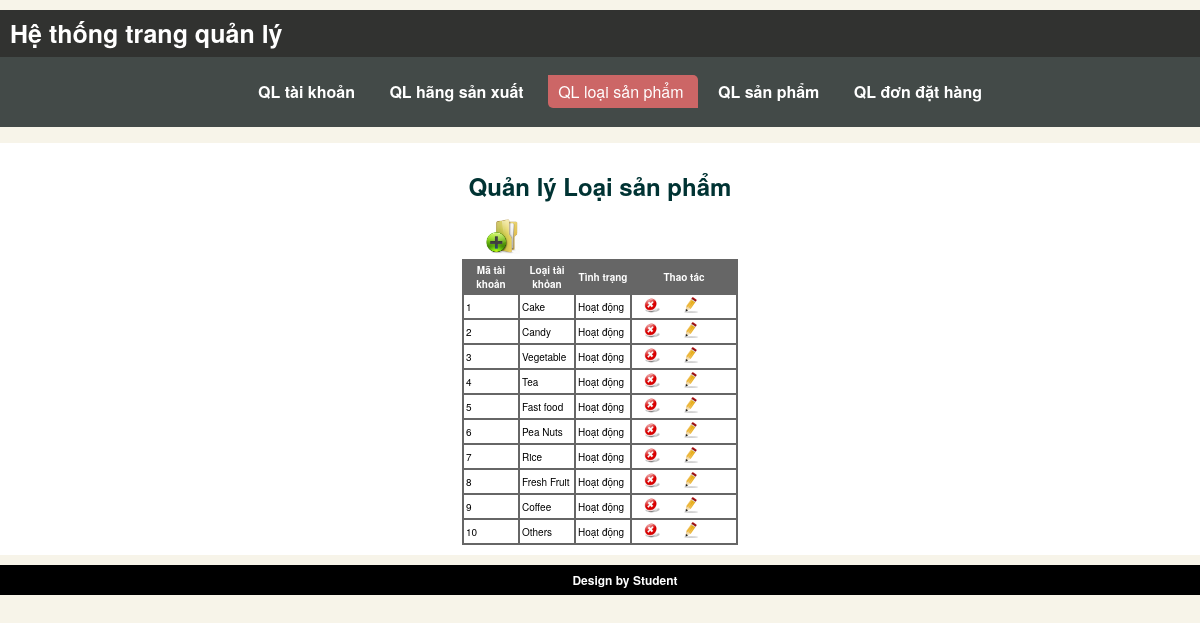
The page /admin/index.php?act=3 (signed in) on the database its author committed.
### tables this page shows
CREATE TABLE IF NOT EXISTS `LoaiSanPham` (
  `MaLoaiSanPham` int(11) NOT NULL AUTO_INCREMENT,
  `TenLoaiSanPham` varchar(64) DEFAULT NULL,
  `BiXoa` tinyint(1) DEFAULT '0',
  PRIMARY KEY (`MaLoaiSanPham`)
);

### db/DB.php (called while the page is built, shortened)
<?php
class DataProvider{
	public static function ExecuteQuery($sql)
	{
		$connection = mysqli_connect('localhost','root','123456789') or
			die ("couldn't connect to localhost");
		mysqli_select_db($connection, 'ecomercial');
		mysqli_query($connection, "set names 'utf8'");
		$result = mysqli_query($connection, $sql);
		return $result;
	}
}
?>

### admin/pages/qlLoaiSanPham/pDanhSach.php (the view)
<div style='margin:auto;width:250px;text-align:left;'>
    <a href="index.php?act=3&sub=4">
        <img src="img/Folder-New-icon.png" width="35" />
    </a>
</div>
<table>
	<tr>
    	<th width="50">Mã tài khoản</th>
        <th width="50">Loại tài khỏan</th>
        <th width="50">Tình trạng</th>
        <th width="100">Thao tác</th>
    </tr>
    <?php
		$sql = "SELECT * FROM LoaiSanPham";
		$bang = DataProvider::ExecuteQuery($sql);
		while($row = mysqli_fetch_array($bang))
		{
			?>
            	<tr>
                   	<td>
                    	<?php echo $row["MaLoaiSanPham"]; ?>
                    </td>
                    <td>
                    	<?php echo $row["TenLoaiSanPham"]; ?>
                    </td>
                    <td>
                    	<?php
							if($row["BiXoa"] == 1)
								echo "Bị xóa";
							else
								echo "Hoạt động";
						?>
                    </td>
                    <td>
                        <a href="index.php?act=3&sub=2&id=<?php echo $row["MaLoaiSanPham"]; ?>">
                        	<?php
								if($row["BiXoa"] == 0)
									echo '<img src="img/icontexto-webdev-cancel-048x048.png" width="16" />';
								else
									echo '<img src="img/icontexto-webdev-ok-048x048.png" width="16" />';
							?>
                        </a>
                        <a href="index.php?act=3&sub=3&id=<?php echo $row['MaLoaiSanPham'];?>">
                            <img src="img/edit-icon.png" width="16">
                        </a>
                    </td>
               	</tr>
            <?php
		}
	?>
</table>

### admin/css/style.css (style rules this page uses)
body { margin:0; background:#F7F4E9; font-family: 'Helvetica Neue', Arial, 'Liberation Sans', FreeSans, sans-serif; }
a { text-decoration:none; padding: 5px 10px; }
#content table { font-size:10px; border-spacing:0; border: 1px solid #666; margin:auto; }
#content table tr th, #content table tr td { border: 1px solid #666; padding: 2px; }
#content table tr th { background: #666;; color:#fff; }
#content table tr td { text-align:left; }

### rows shown on the page
loaisanpham: MaLoaiSanPham "1", TenLoaiSanPham "Cake", BiXoa "Hoạt động"
loaisanpham: MaLoaiSanPham "2", TenLoaiSanPham "Candy", BiXoa "Hoạt động"
loaisanpham: MaLoaiSanPham "3", TenLoaiSanPham "Vegetable", BiXoa "Hoạt động"
loaisanpham: MaLoaiSanPham "4", TenLoaiSanPham "Tea", BiXoa "Hoạt động"
loaisanpham: MaLoaiSanPham "5", TenLoaiSanPham "Fast food", BiXoa "Hoạt động"
loaisanpham: MaLoaiSanPham "6", TenLoaiSanPham "Pea Nuts", BiXoa "Hoạt động"
loaisanpham: MaLoaiSanPham "7", TenLoaiSanPham "Rice", BiXoa "Hoạt động"
loaisanpham: MaLoaiSanPham "8", TenLoaiSanPham "Fresh Fruit", BiXoa "Hoạt động"
loaisanpham: MaLoaiSanPham "9", TenLoaiSanPham "Coffee", BiXoa "Hoạt động"
loaisanpham: MaLoaiSanPham "10", TenLoaiSanPham "Others", BiXoa "Hoạt động"
